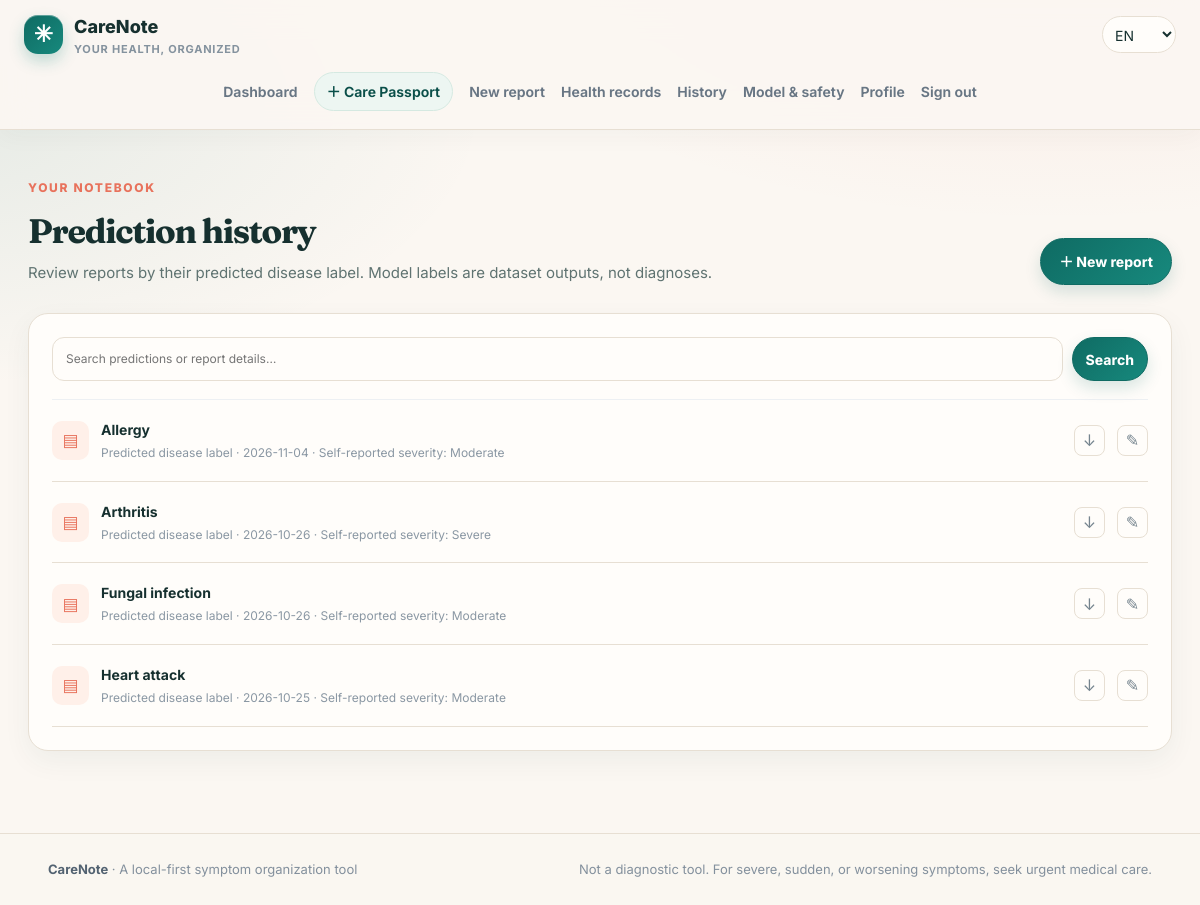
Screenshot of /reports (signed in) with the database file from the repository.
### tables this page shows
CREATE TABLE reports (
                id INTEGER PRIMARY KEY AUTOINCREMENT, user_id INTEGER NOT NULL,
                title TEXT NOT NULL DEFAULT 'Symptom summary', report_json TEXT NOT NULL,
                created_at TEXT NOT NULL, updated_at TEXT NOT NULL,
                FOREIGN KEY(user_id) REFERENCES users(id) ON DELETE CASCADE);

### app.py (the view)
    @app.get("/reports")
    @login_required
    def report_history():
        q=request.args.get("q","").strip()[:100]
        with connect_db() as db:
            if q: rows=db.execute("SELECT id,title,report_json,created_at,updated_at FROM reports WHERE user_id=? AND (title LIKE ? OR report_json LIKE ?) ORDER BY created_at DESC",(g.user["id"],f"%{q}%",f"%{q}%")).fetchall()
            else: rows=db.execute("SELECT id,title,report_json,created_at,updated_at FROM reports WHERE user_id=? ORDER BY created_at DESC",(g.user["id"],)).fetchall()
        reports=[]
        for row in rows:
            data=decode_report_json(row["report_json"])
            analysis=data.get("analysis")
            if not isinstance(analysis, dict): analysis={}
            reports.append({"id":row["id"],"title":row["title"],"created_at":row["created_at"],"updated_at":row["updated_at"],"symptoms":data.get("symptoms",[]),"severity":data.get("severity","Unsure"),"analysis":analysis})
        return render_template("history.html",title="Report history",reports=reports,q=q)

### templates/history.html (shortened to what this page needs)
{% extends 'base.html' %}
{% block content %}
<section class="page-heading">
  <div>
    <div class="eyebrow">YOUR NOTEBOOK</div>
    <h1>Prediction history</h1>
    <p>Review reports by their predicted disease label. Model labels are dataset outputs, not diagnoses.</p>
  </div>
  <a class="button" href="{{ url_for('new_report') }}">＋ New report</a>
</section>
<section class="panel">
  <form class="search-row" method="get">
    <input id="q" type="search" name="q" value="{{ q }}" placeholder="Search predictions or report details…">
    <button class="button button-small" type="submit">Search</button>
  </form>
  {% if reports %}
    <div class="report-list history-list">
      {% for report in reports %}
        <div class="report-row">
          <span class="report-file">▤</span>
          <a class="report-main" href="{{ url_for('report_detail',report_id=report.id) }}">
            <strong>{{ report.analysis.label if report.analysis.get('available') and report.analysis.get('label') else 'Prediction unavailable' }}</strong>
            <small>Predicted disease label · {{ report.created_at[:10] }} · Self-reported severity: {{ report.severity }}</small>
          </a>
          <a class="icon-link" title="Download PDF" href="{{ url_for('export_saved_report',report_id=report.id) }}">↓</a>
          <a class="icon-link" title="Edit" href="{{ url_for('edit_report',report_id=report.id) }}">✎</a>
        </div>
      {% endfor %}
    </div>
  {% else %}
    <div class="empty-state">
      <div class="empty-art">⌕</div>
      <h3>{% if q %}No matching reports{% else %}No reports yet{% endif %}</h3>
      <p>{% if q %}Try another search term.{% else %}Your saved predictions will appear here.{% endif %}</p>
    </div>
  {% endif %}
</section>
{% endblock %}

### static/theme.css (style rules this page uses)
:root { --ink:#16302f;--muted:#5f7371;--line:#e7dfd3;--bg:#fbf7f2;--brand:#0f6b63;--brand-dark:#0a4f49;--coral:#e8725c;--sun:#f4c26b;--mint:#dff1ec;--lav:#ece7f8;--peach:#ffe9dc;--blue:#e3eefb;--teal-deep:#0c3b38;--shadow:0 18px 40px rgba(15,70,64,.09) }
body { background:radial-gradient(900px 420px at 88% -8%,rgba(232,114,92,.10),transparent 70%),radial-gradient(800px 400px at -6% 12%,rgba(15,107,99,.09),transparent 70%),var(--bg) }
h1,h2,.pp-who strong { font-family:Fraunces,Georgia,"Times New Roman",serif;letter-spacing:-.02em }
.button { border-radius:999px }
.button:not(.button-secondary):not(.button-danger) { background:var(--brand) }
.panel,.stat-card,.feature-card,.auth-card { border-radius:20px;border-color:var(--line) }
.eyebrow { color:var(--coral);letter-spacing:.14em }
:root { --paper: #fffdfa; --paper-deep: #f4eee6; --coral-soft: #fff0e9; --teal-soft: #edf6f2; }
body { color: var(--ink); font-family: Inter, "Segoe UI", Roboto, Arial, sans-serif; }
h1, h2, .auth-aside h1, .health-detail-heading h1 { font-family: Fraunces, Georgia, "Times New Roman", serif; letter-spacing: -.025em; }
.button:not(.button-secondary):not(.button-danger) { background: linear-gradient(135deg, var(--brand), #17897d); border-color: var(--brand); box-shadow: 0 7px 16px rgba(15, 107, 99, .16); }
.eyebrow { color: var(--coral); }
.panel, .stat-card, .feature-card, .auth-card, .wizard-main, .wizard-aside, .review-card, .notice-card, .health-tool-card, .health-log-history, .health-trend-panel, .health-detail-form, .model-stats, .danger-zone { border-color: var(--line); border-radius: 20px; box-shadow: 0 10px 28px rgba(15, 70, 64, .055); }
.panel, .stat-card, .feature-card, .auth-card, .wizard-main, .wizard-aside, .review-card, .notice-card, .health-tool-card, .health-log-history, .health-trend-panel, .health-detail-form, .model-stats, .danger-zone, .health-hub-card, .profile-health-item { background-color: var(--paper); }
.feature-card, .stat-card, .health-hub-card, .profile-health-item, .report-row, .health-log-row, .quick-links a { transition: transform .2s ease, box-shadow .2s ease, border-color .2s ease; }
.form-stack input, .form-stack select, .form-stack textarea, .search-row input, .health-log-form input, .health-log-form select, .health-log-form textarea, .health-detail-form input, .health-detail-form select, .health-detail-form textarea, .symptom-search input { border-color: var(--line); border-radius: 12px; background-color: var(--paper); }
.symptom-option, .choice-card, .report-row, .health-log-row, .health-report-grid > div, .metric-grid > div, .safety-list > div { border-color: var(--line); background-color: var(--paper); }
.report-file, .profile-avatar { background: var(--coral-soft); color: var(--coral); }

### rows the page displays
reports: analysis "Allergy", created_at "2026-11-04", severity "Moderate"
reports: analysis "Arthritis", created_at "2026-10-26", severity "Severe"
reports: analysis "Fungal infection", created_at "2026-10-26", severity "Moderate"
reports: analysis "Heart attack", created_at "2026-10-25", severity "Moderate"
